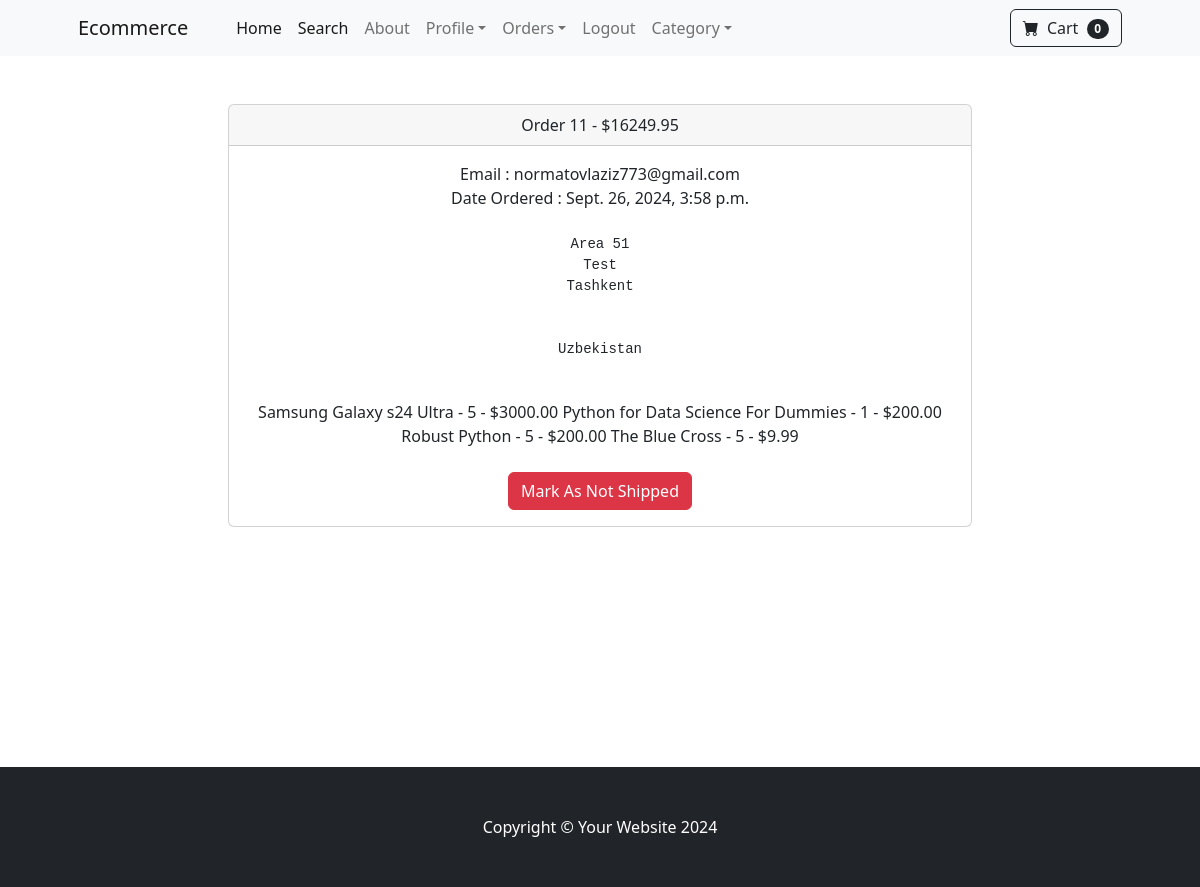
The page /payment/orders/11 (signed in) on the database its author committed.
### payment/models.py (models this page shows, shortened)
class Order(models.Model):
    user = models.ForeignKey(User, on_delete=models.CASCADE, null=True, blank=True)
    full_name = models.CharField(max_length=250)
    email = models.EmailField(max_length=250)
    shipping_address = models.TextField(max_length=1500)
    amount_paid = models.DecimalField(max_digits=10, decimal_places=2)
    date_ordered = models.DateTimeField(auto_now_add=True)
    shipped = models.BooleanField(default=False)
    date_shipped= models.DateTimeField(blank=True, null=True)

class OrderItem(models.Model):
    user = models.ForeignKey(User, on_delete=models.CASCADE, null=True)
    product = models.ForeignKey(Product, on_delete=models.CASCADE, null=True)
    order = models.ForeignKey(Order, on_delete=models.CASCADE, null=True)
    quantity = models.PositiveBigIntegerField(default=1)
    price = models.DecimalField(max_digits=10,decimal_places=2)

### store/models.py (models this page shows)
class Product(models.Model):
    name = models.CharField(max_length=50)
    price = models.DecimalField(default=0, decimal_places=2, max_digits=7)
    category = models.ForeignKey(Category, on_delete=models.CASCADE, default=1)
    description = models.CharField(max_length=500, default='', blank=True, null=True)
    image = models.ImageField(upload_to='uploads/product/')
    date = models.DateField(default=datetime.datetime.today)
    is_sale = models.BooleanField(default=False)
    sale_price = models.DecimalField(default=0, decimal_places=2, max_digits=7)
    def __str__(self):
        return self.name

### payment/views.py (the view, shortened to what this page needs)
# urls.py: path('orders/<int:pk>', views.orders, name='orders')
def orders(request, pk):
    if request.user.is_authenticated and request.user.is_superuser:
        order = Order.objects.get(id=pk)
        items = OrderItem.objects.filter(order=pk)
        return render(request, 'payment/orders.html', {'order':order,'items':items})
    else:
        messages.success(request,"Access Denied")
        return redirect('home')

### cart/cart.py (called while the page is built)
    def __len__(self):
        return len(self.cart)

### cart/context_processors.py (called while the page is built)
def cart(request):
    return {'cart':Cart(request)}

### payment/templates/payment/orders.html (shortened to what this page needs)
{% extends 'base.html' %}
{% block content %}
<div class="container">
    <div class="row">
        <center>
            <div class="col-8">
                <br><br>
                <div class="card">
                    <div class="card-header">
                      Order {{order.id}} - ${{order.amount_paid}}
                    </div>
                    <div class="card-body">
                        Email : {{order.email}} <br>
                        {% if order.date_shipped %}
                            Date Shipped : {{order.date_shipped}}
                        {% else %}
                            Date Ordered : {{order.date_ordered}}
                        {% endif %}
                        <br>
                        {{oreder.full_name}} <br>
                        <pre>{{order.shipping_address}}</pre>
                        <br>
                        {% for item in items %}
                            {% if item.is_sale%}
                            {{item.product}} - {{item.quantity}} - ${{item.sale_price}}
                            {% else %}
                            {{item.product}} - {{item.quantity}} - ${{item.price}}
                            {% endif %}
                        {% endfor %}
                        <br><br>
                        {% if not order.shipped %}
                        <form method="POST">
                            {% csrf_token %}
                            <input type="hidden" name="shipping_status" value="true">
                            <button type="Submit" class="btn btn-success" >Mark As Shipped</button>
                        </form>
                        {% else %}
                        <form method="POST">
                            <button type="Submit" class="btn btn-danger" >Mark As Not Shipped</button>
                        </form>
                        {% endif %}
                    </div>
                  </div>
                  <br><br>
            </div>
        </center>
    </div>
</div>
<br><br>
                <br><br>
                <br><br><br><br>
{% endblock %}

### rows shown on the page
Order: id "11", amount_paid "16249.95", email "normatovlaziz773@gmail.com", date_ordered "Sept. 26, 2024, 3:58 p.m.", shipping_address "Area 51 Test Tashkent Uzbekistan"
OrderItem: product "Samsung Galaxy s24 Ultra", quantity "5", price "3000.00"
OrderItem: product "Python for Data Science For Dummies", quantity "1", price "200.00"
OrderItem: product "Robust Python", quantity "5", price "200.00"
OrderItem: product "The Blue Cross", quantity "5", price "9.99"

### other values the page prints
{{ cart|length }} "0"
